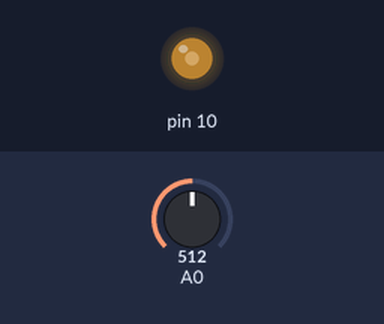
The sketch below on a simulated Arduino Uno, built with avr-gcc and run on an emulated ATmega328P. Parts: output pins drawn as LEDs (lit = HIGH). The test bench sets the inputs (shaded band); at power-on: A0 = 512.

Above: at 1.26 s.
1.3 s: A0 set to 594
4.3 s: A0 set to 628
At 4.6 s:
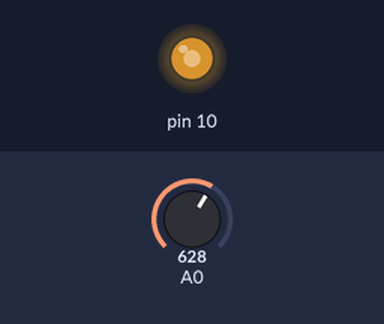
5.8 s: A0 set to 600
At 11.5 s:
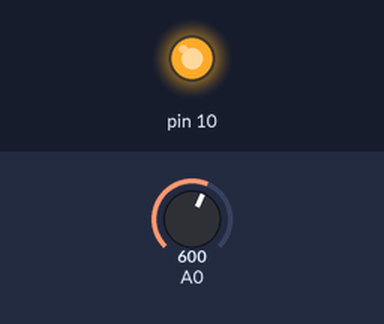
Timing chart, 0 to 13.0 s (numbered marks = the images above; inputs shaded):
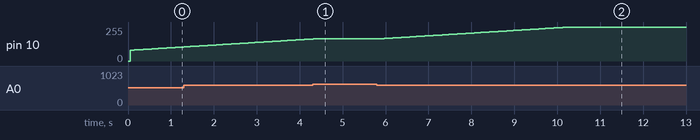

The sketch:

ConversorInversor.ino
```cpp
//Conversor Inversor 12V |-3.3V/80mA
//Eng. Danuzio Alves / Engenharia entendida
#include <PWM.h>                          //Biblioteca para o pwm
#define pwm0 10                           //Pino de saída do pwm 1
int32_t frequency = 50000;                //Frequência em Hertz
int Duty0 = 80;                           //Variável que armazena o valor do Duty Cycle inicial
int FeedBack = 0;                         //Variável que armazena o valor de feedback
//===================Setup===========================================================================================================================================//
void setup() {
InitTimersSafe();                         //Configura os registadores do Atmega para uma frequência maior
SetPinFrequencySafe(pwm0, frequency);     //Configura a frequência no pino de saída 1
}
//===================Loop============================================================================================================================================//
void loop() {
  FeedBack=analogRead(A0);                //FeedBack da entrada
  delay(50);                              //Delay para estabilizar
   if(FeedBack<610){                      //Se saída menor que 3.3V...
    Duty0++;                              //Incrementa o Duty0.
  }
  if(FeedBack>680){                       //Se saída maior que 3.3V...
    Duty0--;                              //decrementa o Duty0.
  }
  pwmWrite(pwm0,Duty0);                   //Envia o valor para o pino pwm


}
```

Measured:
- the behaviour switches between 609 and 610 on A0 (found by bisection; images 0 and 1)
- after the input at 4.3 s, pin 10: goes on until 4.3 s, then stays 166/255
- after the input at 5.8 s, pin 10: moves from 166/255 to 255/255 over 4.4 s, starting after 0.06 s
